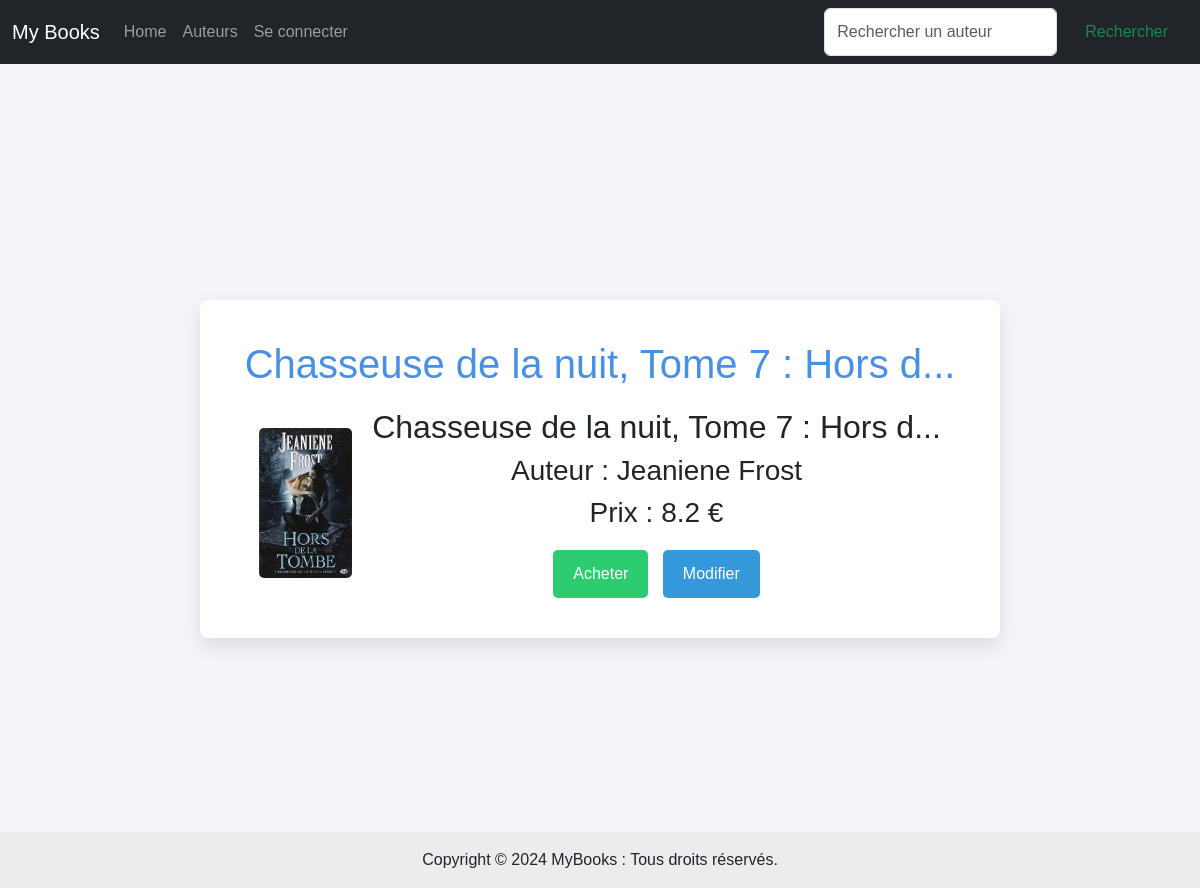
Screenshot of /detail/140 with the database file from the repository.
### tuto/models.py (models this page shows, shortened)
class Book(db.Model):
    id = db.Column(db.Integer, primary_key=True)
    price = db.Column(db.Float)
    title = db.Column(db.String(100))
    url = db.Column(db.String(100))
    img = db.Column(db.String(100))
    author_id = db.Column(db.Integer, db.ForeignKey('author.id'))
    author = db.relationship('Author',
    backref=db.backref('books', lazy='dynamic'))

class Author(db.Model):
    id = db.Column(db.Integer, primary_key=True)
    name = db.Column(db.String(100))

### tuto/views.py (the view)
@app.route("/detail/<id>")
def detail(id):
    try:
        books = get_sample()  # ou `Book.query.all()` si tu utilises une base de données
        book = books[int(id) - 1]
        return render_template("detail.html", book=book)
    except IndexError:
        return render_template("404.html"), 404

### tuto/models.py (called while the page is built)
def get_sample():
    return Book.query.all()

### tuto/templates/detail.html
{% extends 'base.html' %}
{% block styles %}
    {{ super() }}
    <link rel="stylesheet" href="{{ url_for('static', filename='detail.css') }}">
{% endblock %}
{% block content %}
    <div class="livre-container">
        <h1 class="livre-title">{{ book.title }}</h1>
        <div class="livre-detail">
            <div class="livre-image">
                <img src="{{ url_for('static', filename='images/' + book.img) }}" alt="{{ book.title }}" title="{{ book.title }}" class="img-fluid">
            </div>
            <div class="livre-info text-center">
                <h2 class="livre-subtitle">{{ book.title }}</h2>
                <h3 class="livre-author">Auteur : {{ book.author.name }}</h3>
                <h3 class="livre-price">Prix : {{ book.price }} €</h3>
                <div class="button-container">
                    <button type="button" class="btn acheter-button" onclick="window.location.href='{{ book.url }}';">Acheter</button>
                    <button type="button" class="btn modifier-button" onclick="window.location.href='{{ url_for('edit_author', id=book.id) }}';">Modifier</button>
                </div>
            </div>
        </div>
    </div>
{% endblock %}

### tuto/static/detail.css (style rules this page uses)
body { font-family: 'Arial', sans-serif; background-color: #f4f4f9; margin: 0; padding: 0; display: flex; flex-direction: column; min-height: 100vh; padding-top: 300px; padding-bottom: 250px; }
.livre-container { max-width: 800px; padding: 40px; background-color: #ffffff; border-radius: 8px; box-shadow: 0 8px 20px rgba(0, 0, 0, 0.1); margin: auto; flex-grow: 1; display: flex; flex-direction: column; align-items: center; justify-content: center; }
.livre-title { font-size: 2.5rem; color: #4a90e2; margin-bottom: 20px; text-align: center; }
.livre-detail { display: flex; align-items: center; justify-content: center; }
.livre-image img { max-width: 200px; border-radius: 5px; }
.livre-info { text-align: left; margin-left: 20px; }
.button-container { margin-top: 20px; }
.btn { padding: 12px 20px; border: none; border-radius: 5px; cursor: pointer; transition: background-color 0.3s, transform 0.2s; }
.acheter-button { background-color: #2ecc71; color: white; margin-right: 10px; }
.modifier-button { background-color: #3498db; color: white; }

### rows the page displays
Book: title "Chasseuse de la nuit, Tome 7 : Hors d...", img (picture), price "8.2"
Author: author.name "Jeaniene Frost"
